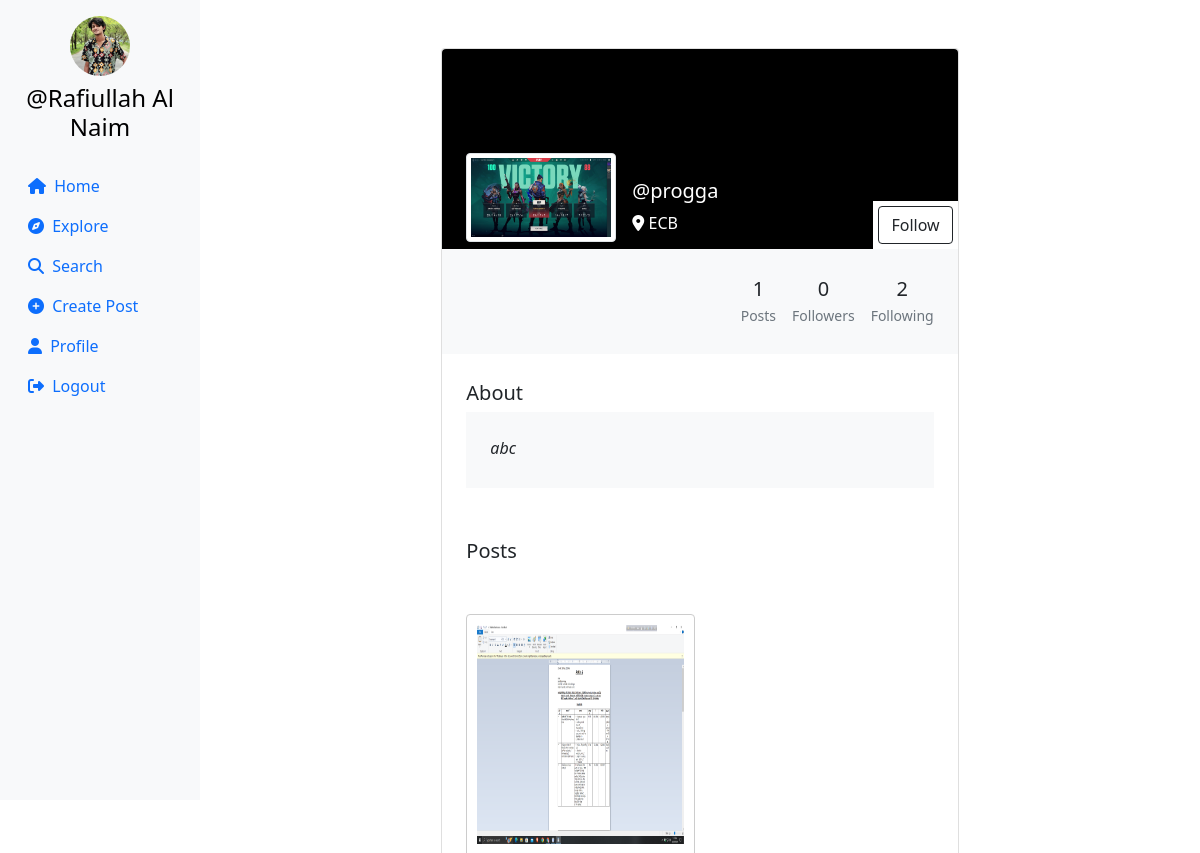
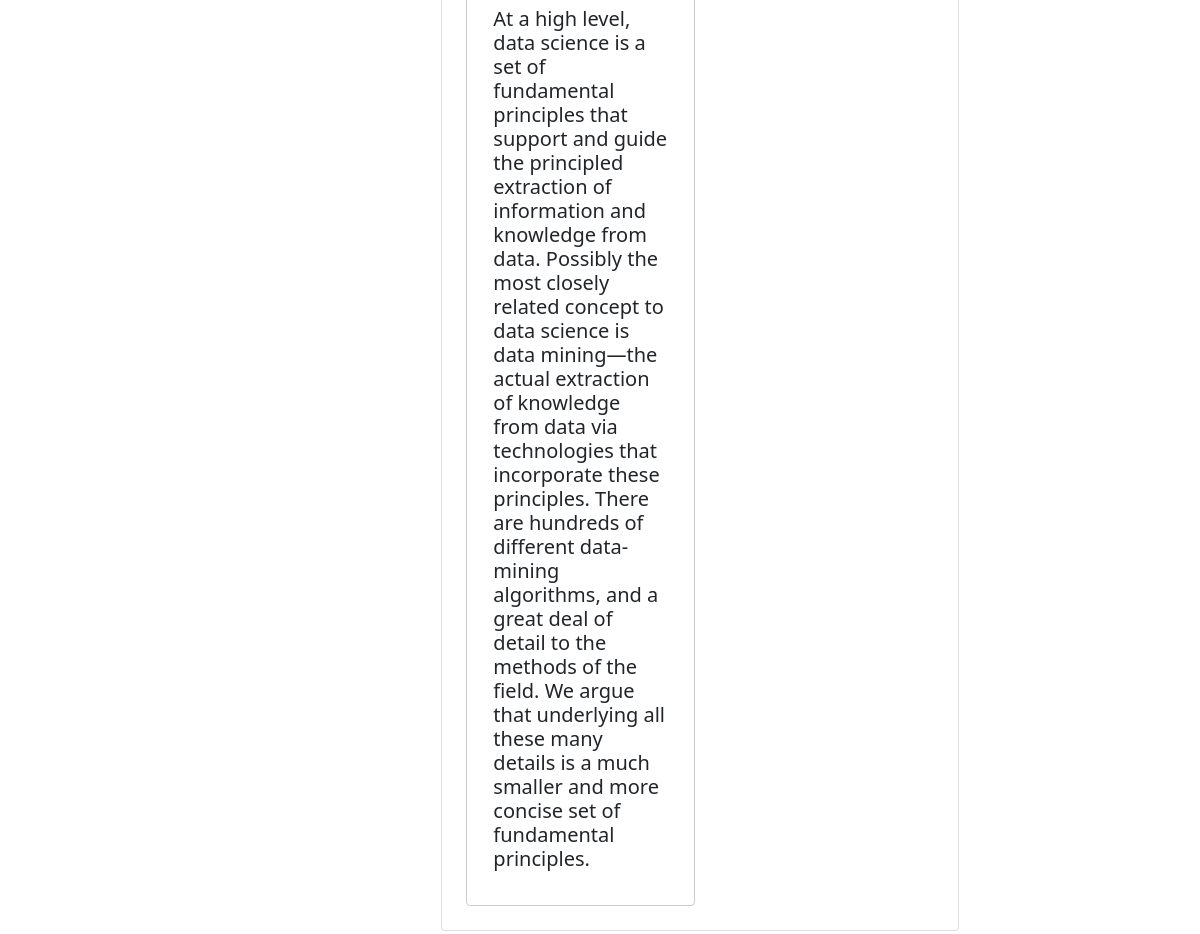
The page /profile/progga (signed in) on the database its author committed (2 pictures, top to bottom).
### work/models.py (models this page shows, shortened)
class Profile(models.Model):
    user = models.ForeignKey(User, on_delete=models.CASCADE)
    id_user = models.IntegerField(primary_key=True, default=0)
    bio = models.TextField(blank=True, default='')
    profileimg = models.ImageField(upload_to='media/profile_images', default='media/blank-profile-picture.png')
    location = models.CharField(max_length=100, blank=True, default='')

class Post(models.Model):
    id = models.UUIDField(primary_key=True, default=uuid.uuid4)
    user = models.CharField(max_length=100)
    image = models.ImageField(upload_to='media/post_images')
    caption = models.TextField()
    created_at = models.DateTimeField(default=datetime.now)
    no_of_likes = models.IntegerField(default=0)

### work/views.py (the view, shortened to what this page needs)
# urls.py: path('profile/<str:id_user>', views.profile),
@login_required(login_url='/loginn')
def profile(request, id_user):
    user_object = User.objects.get(username=id_user)
    print(user_object)
    profile = Profile.objects.get(user=request.user)
    user_profile = Profile.objects.get(user=user_object)
    user_posts = Post.objects.filter(user=id_user).order_by('-created_at')
    user_post_length = len(user_posts)
    follower = request.user.username
    user = id_user
    if Followers.objects.filter(follower=follower, user=user).first():
        follow_unfollow = 'Unfollow'
    else:
        follow_unfollow = 'Follow'
    user_followers = len(Followers.objects.filter(user=id_user))
    user_following = len(Followers.objects.filter(follower=id_user))
    context = {
        'user_object': user_object,
        'user_profile': user_profile,
        'user_posts': user_posts,
        'user_post_length': user_post_length,
        'profile': profile,
        'follow_unfollow': follow_unfollow,
        'user_followers': user_followers,
        'user_following': user_following,
    }
    return render(request, 'profile.html', context)

### templates/profile.html (shortened to what this page needs)
{% load static %}
<!DOCTYPE html>
<html lang="en">
<head>
    <link rel="stylesheet" href="https://maxcdn.bootstrapcdn.com/bootstrap/4.5.2/css/bootstrap.min.css">
    <link href="https://cdn.jsdelivr.net/npm/bootstrap@5.0.2/dist/css/bootstrap.min.css" rel="stylesheet"
>
    <link rel="stylesheet" href="{% static 'css/app.css' %}">
</head>
<body>
    {% load static %}
    <div class="container-fluid">
        <div class="row">
            <nav class="col-md-2 d-none d-md-block sidebar" style="position: fixed;">
                <div class="text-center mt-3">
                    <img src="{{profile.profileimg.url}}" alt="Profile Picture" class="profile-pic">
                    <h4 class="mt-2"><a href="/profile/{{user}}" style="text-decoration:none;">@{{user}}</a></h4>
                </div>
                <ul class="nav flex-column mt-4">
                    <li class="nav-item">
                        <a class="nav-link active" href="/">
                            <i class="fa-solid fa-house mr-1"></i> Home
                        </a>
                    </li>
                    <li class="nav-item">
                        <a class="nav-link" href="/explore">
                            <i class="fa-solid fa-compass mr-1"></i> Explore
                        </a>
                    </li>
                    <li class="nav-item">
                        <a class="nav-link" href="#" data-bs-toggle="modal" data-bs-target="#exampleModal3">
                            <i class="fa-solid fa-magnifying-glass mr-1"></i> Search
                        </a>
                    </li>
                    <li class="nav-item">
                        <a class="nav-link" href="#" data-bs-toggle="modal" data-bs-target="#exampleModal2"
                            data-bs-whatever="@getbootstrap">
                            <i class="fa-solid fa-circle-plus mr-1"></i> Create Post
                        </a>
                    </li>
                    <li class="nav-item">
                        <a class="nav-link" href="/profile/{{user}}">
                            <i class="fa-solid fa-user mr-1"></i> Profile
                        </a>
                    </li>
                    <li class="nav-item">
                        <a class="nav-link" href="/logoutt">
                            <i class="fa-solid fa-right-from-bracket mr-1"></i> Logout
                        </a>
                    </li>
                </ul>
            </nav>
            {% load static %}
            <main role="main" class="col-md-9 ml-sm-auto col-lg-10 px-md-4">
                <section class="gradient-custom-2">
                    <div class="container py-5">
                        <div class="row d-flex justify-content-center align-items-center h-100">
                            <div class="col col-lg-9 col-xl-7">
                                <div class="card">
                                    <div class="rounded-top text-white d-flex flex-row"
                                        style="background:black; height:200px;">
                                        <div class="ms-4  d-flex flex-column" style="width: 150px; margin-top:5rem;">
                                            <img src="{{user_profile.profileimg.url}}" alt="Generic placeholder image"
                                                class="img-fluid img-thumbnail mt-4 mb-2"
                                                style="width: 150px; z-index: 1">
                                        </div>
                                        <div class="ms-3" style="margin-top: 130px;">
                                            <h5>@{{user_profile.user}}</h5>
                                            <p><i class="fa-solid fa-location-dot"></i> {{user_profile.location}}</p>
                                        </div>
                                        <div style="margin-inline-start: auto; margin-top: auto;background:white;">
                                        <form action="/follow" method="POST">
                                            {% csrf_token %}  {% if user != user_profile.user %}
                                            <button type="submit" class="btn btn-outline-dark"
                                                data-mdb-ripple-color="dark" style="z-index: 1; margin: 5px;"
                                                data-bs-toggle="modal" data-bs-target="#exampleModal1"
                                                data-bs-whatever="@getbootstrap">
                                                {{follow_unfollow}}
                                            </button>
                                            {% endif %}
</form>
                                        </div>
                                    </div>
                                    <div class="p-4 text-black" style="background-color: #f8f9fa;">
                                        <div class="d-flex justify-content-end text-center py-1">
                                            <div>
                                                <p class="mb-1 h5">{{user_post_length}}</p>
                                                <p class="small text-muted mb-0">Posts</p>
                                            </div>
                                            <div class="px-3">
                                                <p class="mb-1 h5">{{user_followers}}</p>
                                                <p class="small text-muted mb-0">Followers</p>
                                            </div>
                                            <div>
                                                <p class="mb-1 h5">{{user_following}}</p>
                                                <p class="small text-muted mb-0">Following</p>
                                            </div>
                                        </div>
                                    </div>
                                    <div class="card-body p-4 text-black">
                                        <div class="mb-5">
                                            <p class="lead fw-normal mb-1">About</p>
                                            <div class="p-4" style="background-color: #f8f9fa;">
                                                <p class="font-italic mb-1">{{user_profile.bio}}</p>
                                            </div>
                                        </div>
                                        <div class="mb-5">
                                            <p class="lead fw-normal mb-1">Posts</p>
                                        </div>
                                        <div class="image-grid">
                                            {% for pos in user_posts %}
                                            <div class="card image-item">
                                                <img src="{{pos.image.url}}" class="card-img-top" alt="..."
                                                    style="width: 219px;height: 219px;">
                                                <div class="card-body">
                                                    <h5 class="card-title">{{pos.caption}}</h5>
                                                </div>
                                            </div>
                                            {% endfor %}
                                        </div>
                                    </div>
                                </div>
                            </div>
                        </div>
                    </div>
                </section>
            </main>
        </div>
    </div>
</body>
</html>

### templates/profile.html (style rules this page uses)
.sidebar { background-color: #f8f9fa; height: 100vh; color: black; }
.profile-pic { width: 60px; height: 60px; border-radius: 50%; object-fit: cover; }
a { color: black; }
.image-grid { display: grid; grid-template-columns: repeat(auto-fill, minmax(200px, 1fr)); gap: 10px; }
.image-item { border: 1px solid #ccc; padding: 10px; }
.image-item img { max-width: 100%; height: auto; }

### rows shown on the page
Profile: profileimg (picture)
Profile: profileimg (picture), user "progga", location "ECB", bio "abc"
Post: image (picture), caption "At a high level, data science is a set of fundamental principles that support and guide the principled extraction of information and knowledge from data. Possibly the most closely related concept to data science is data mining—the actual extraction of knowledge from data via technologies that incorporate these principles. There are hundreds of different data-mining algorithms, and a great deal of detail to the methods of the field. We argue that underlying all these many details is a much smaller and more concise set of fundamental principles."

### other values the page prints
{{ user }} "Rafiullah Al Naim"
{{ follow_unfollow }} "Follow"
{{ user_post_length }} "1"
{{ user_followers }} "0"
{{ user_following }} "2"
